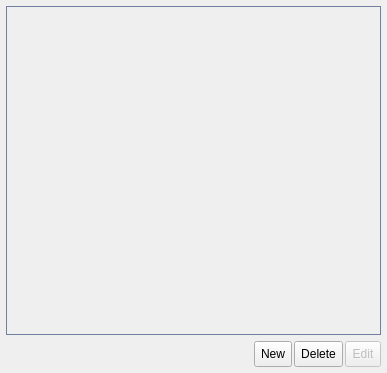
<?xml version="1.0" encoding="UTF-8"?>
<ui version="4.0">
 <class>cdr</class>
 <widget class="QWidget" name="conferencelist">
  <property name="geometry">
   <rect>
    <x>0</x>
    <y>0</y>
    <width>387</width>
    <height>373</height>
   </rect>
  </property>
  <property name="windowTitle">
   <string>Call Detail Record</string>
  </property>
  <property name="windowIcon">
   <iconset>
    <normaloff>accountlist_title.png</normaloff>accountlist_title.png</iconset>
  </property>
  <property name="_yate_window" stdset="0">
   <bool>true</bool>
  </property>
  <layout class="QVBoxLayout">
   <property name="spacing">
    <number>0</number>
   </property>
   <property name="margin">
    <number>0</number>
   </property>
   <item>
    <layout class="QVBoxLayout">
     <property name="spacing">
      <number>6</number>
     </property>
     <property name="margin">
      <number>6</number>
     </property>
     <item>
      <widget class="QFrame" name="frame_conference">
       <property name="sizePolicy">
        <sizepolicy hsizetype="Expanding" vsizetype="Expanding">
         <horstretch>0</horstretch>
         <verstretch>0</verstretch>
        </sizepolicy>
       </property>
       <property name="styleSheet">
        <string>QFrame#frame_conference{
  border: 1px solid #717fa0;
}
</string>
       </property>
       <property name="_yate_uiwidget" stdset="0">
        <bool>true</bool>
       </property>
       <property name="_yate_uiwidget_name" stdset="0">
        <string>conferences</string>
       </property>
       <property name="_yate_uiwidget_class" stdset="0">
        <string>QtCustomTree</string>
       </property>
       <property name="_yate_uiwidget_params" stdset="0">
        <stringlist>
         <string>property:_yate_save_props=_yate_sorting,_yate_col_widths</string>
         <string>property:tabKeyNavigation=false</string>
         <string>property:sortingEnabled=false</string>
         <string>property:allColumnsShowFocus=true</string>
         <string>property:_yate_horizontalheader=true</string>
         <string>property:_yate_notifyonenterpressed=true</string>
         <string>property:_yate_notifyitemchanged=true</string>
         <string>property:_yate_sorting=time,false</string>
         <string>property:_yate_itemheight=24</string>
         <string>columns=Enabled,Conference,Status</string>
         <string>columns.check=enabled</string>
         <string>columns.width=80</string>
         <string>columns.resize=contents</string>
         <string>griddraw_right_color=#e3e6e9</string>
         <string>griddraw_bottom_color=#a9c2c2</string>
        </stringlist>
       </property>
      </widget>
     </item>
     <item>
      <layout class="QHBoxLayout">
       <property name="spacing">
        <number>2</number>
       </property>
       <item>
        <spacer>
         <property name="orientation">
          <enum>Qt::Horizontal</enum>
         </property>
         <property name="sizeHint" stdset="0">
          <size>
           <width>40</width>
           <height>20</height>
          </size>
         </property>
        </spacer>
       </item>
       <item>
        <widget class="QToolButton" name="conf_new">
         <property name="sizePolicy">
          <sizepolicy hsizetype="Minimum" vsizetype="Fixed">
           <horstretch>0</horstretch>
           <verstretch>0</verstretch>
          </sizepolicy>
         </property>
         <property name="minimumSize">
          <size>
           <width>0</width>
           <height>26</height>
          </size>
         </property>
         <property name="maximumSize">
          <size>
           <width>16777215</width>
           <height>26</height>
          </size>
         </property>
         <property name="toolTip">
          <string>Create a new conference</string>
         </property>
         <property name="text">
          <string>New</string>
         </property>
         <property name="icon">
          <iconset>
           <normaloff>add.png</normaloff>add.png</iconset>
         </property>
         <property name="toolButtonStyle">
          <enum>Qt::ToolButtonTextBesideIcon</enum>
         </property>
         <property name="_yate_normal_icon" stdset="0">
          <string>add.png</string>
         </property>
         <property name="_yate_pressed_icon" stdset="0">
          <string>add_pressed.png</string>
         </property>
         <property name="_yate_hover_icon" stdset="0">
          <string>add_hover.png</string>
         </property>
        </widget>
       </item>
       <item>
        <widget class="QToolButton" name="conf_del">
         <property name="enabled">
          <bool>true</bool>
         </property>
         <property name="sizePolicy">
          <sizepolicy hsizetype="Minimum" vsizetype="Fixed">
           <horstretch>0</horstretch>
           <verstretch>0</verstretch>
          </sizepolicy>
         </property>
         <property name="minimumSize">
          <size>
           <width>0</width>
           <height>26</height>
          </size>
         </property>
         <property name="maximumSize">
          <size>
           <width>16777215</width>
           <height>26</height>
          </size>
         </property>
         <property name="toolTip">
          <string>Delete the conference</string>
         </property>
         <property name="text">
          <string>Delete</string>
         </property>
         <property name="icon">
          <iconset>
           <normaloff>delete.png</normaloff>delete.png</iconset>
         </property>
         <property name="toolButtonStyle">
          <enum>Qt::ToolButtonTextBesideIcon</enum>
         </property>
         <property name="_yate_identity" stdset="0">
          <string>deleteselecteditem:conferences:</string>
         </property>
         <property name="_yate_normal_icon" stdset="0">
          <string>delete.png</string>
         </property>
         <property name="_yate_pressed_icon" stdset="0">
          <string>delete_pressed.png</string>
         </property>
         <property name="_yate_hover_icon" stdset="0">
          <string>delete_hover.png</string>
         </property>
        </widget>
       </item>
       <item>
        <widget class="QToolButton" name="conf_edit">
         <property name="enabled">
          <bool>false</bool>
         </property>
         <property name="sizePolicy">
          <sizepolicy hsizetype="Minimum" vsizetype="Fixed">
           <horstretch>0</horstretch>
           <verstretch>0</verstretch>
          </sizepolicy>
         </property>
         <property name="minimumSize">
          <size>
           <width>0</width>
           <height>26</height>
          </size>
         </property>
         <property name="maximumSize">
          <size>
           <width>16777215</width>
           <height>26</height>
          </size>
         </property>
         <property name="toolTip">
          <string>Edit the selected conference</string>
         </property>
         <property name="text">
          <string>Edit</string>
         </property>
         <property name="icon">
          <iconset>
           <normaloff>edit.png</normaloff>edit.png</iconset>
         </property>
         <property name="toolButtonStyle">
          <enum>Qt::ToolButtonTextBesideIcon</enum>
         </property>
         <property name="_yate_normal_icon" stdset="0">
          <string>edit.png</string>
         </property>
         <property name="_yate_pressed_icon" stdset="0">
          <string>edit_pressed.png</string>
         </property>
         <property name="_yate_hover_icon" stdset="0">
          <string>edit_hover.png</string>
         </property>
        </widget>
       </item>
      </layout>
     </item>
    </layout>
   </item>
  </layout>
 </widget>
 <resources/>
 <connections/>
</ui>
